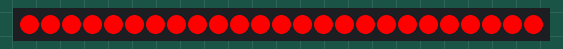
This program was run on a simulated ESP8266 board running MicroPython. On the bench: 25 RGB LEDs in strip order, left to right. Dim RGB values are drawn brighter than linear.

Above: at 5.3 s.
At 6.6 s:
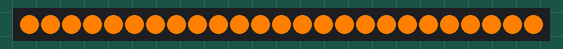
At 9.2 s:
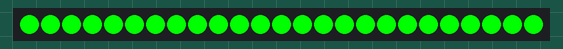
At 17.0 s:
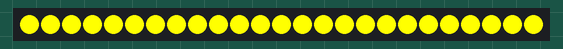
At 21.0 s:
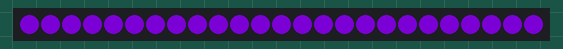
At 37.9 s:
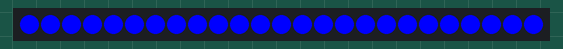

The program:

main.py
```python
import machine
import neopixel
import time

# web interactive demo at https://wokwi.com/projects/447001528860220417

NUMROWS = 5
np = neopixel.NeoPixel(machine.Pin(13), NUMROWS * NUMROWS) # D7 on NodeMCU

def sweep_color(color, duration):
	step_duration = int(duration / NUMROWS)
	for i in range(NUMROWS):
		for j in range(NUMROWS):
			np[(i * NUMROWS) + j] = color
		np.write()
		time.sleep_ms(step_duration)


def main():
	rainbow = [
		(255, 0, 0),	# red
		(255, 127, 0),	# orange
		(255, 255, 0),	# yellow
		(0, 255, 0),	# green
		(0, 0, 255),	# blue
		(75, 0, 130),	# purple
		(148, 0, 211),	# violet
	]

	index = 0
	while True:
		sweep_color(rainbow[index], 300)
		time.sleep_ms(1000)
		index = (index + 1) % len(rainbow)

# always include a startup sleep in case your program busy-loops
# this means it still can be recovered / troubleshooted with the py REPL
time.sleep_ms(5000)
main()
```

Measured:
- what the display in image 0 shows lasts 1.1 s, from 5.2 s to 6.3 s
